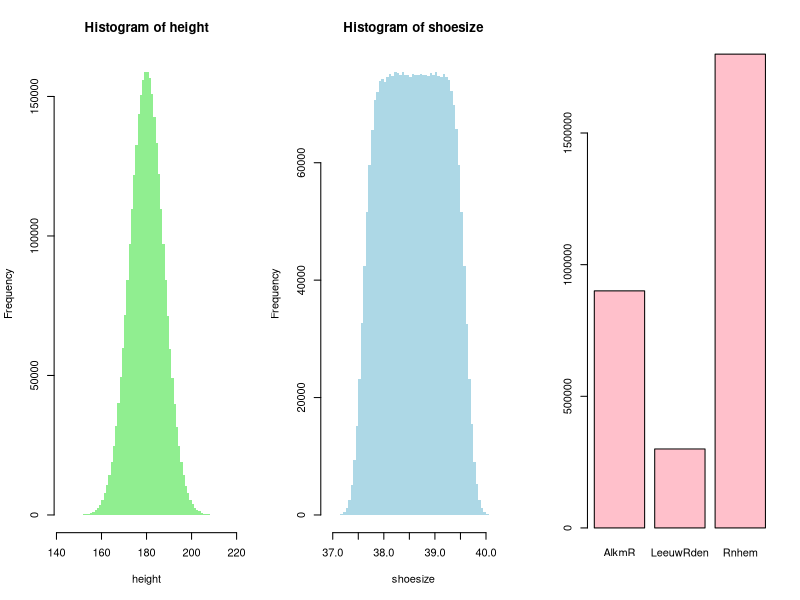
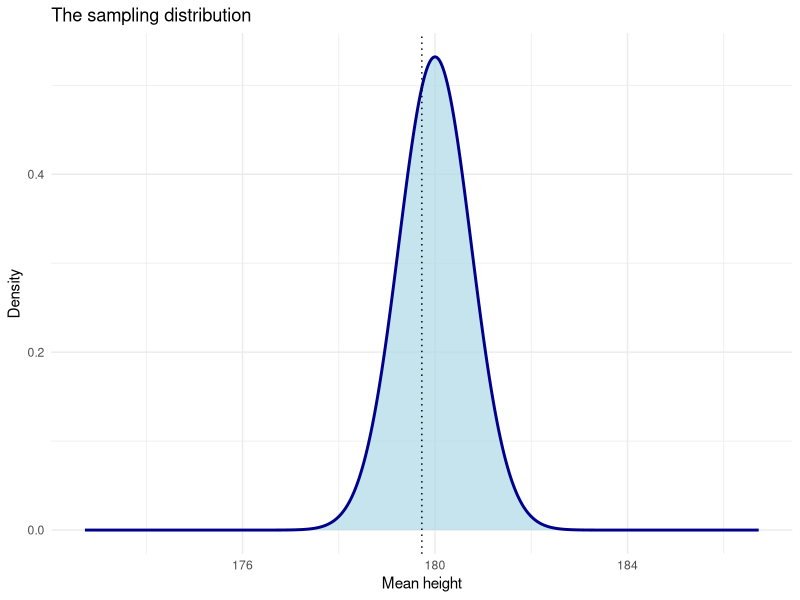
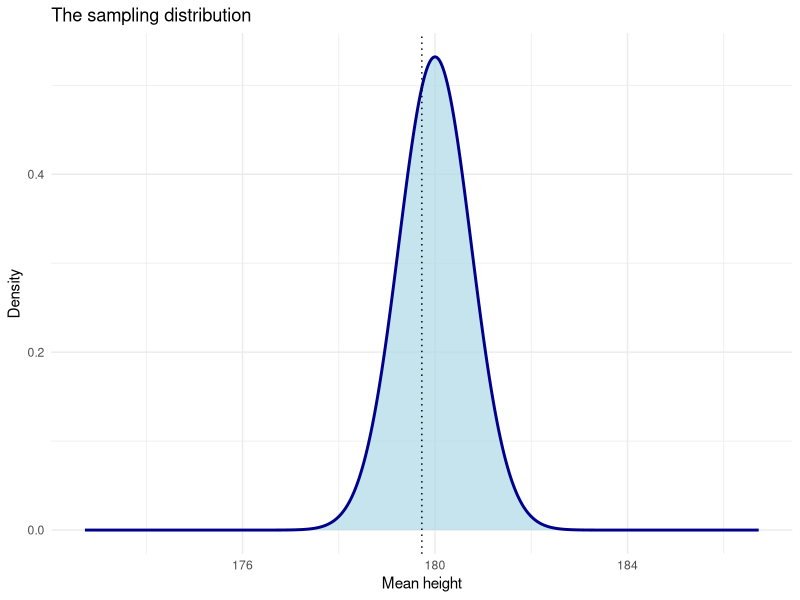
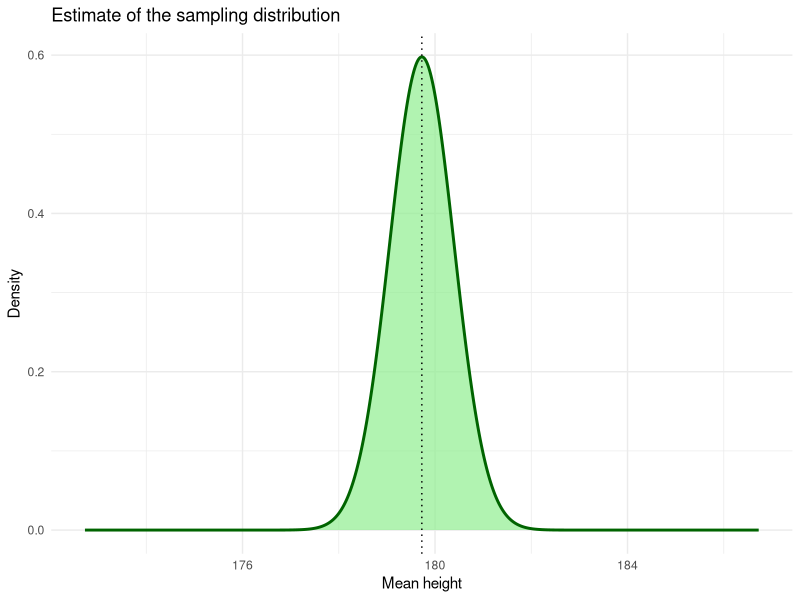
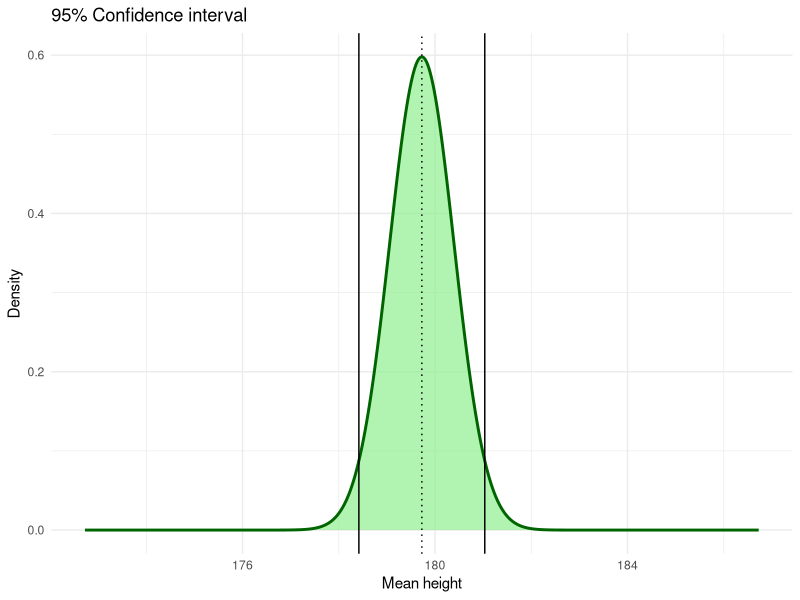
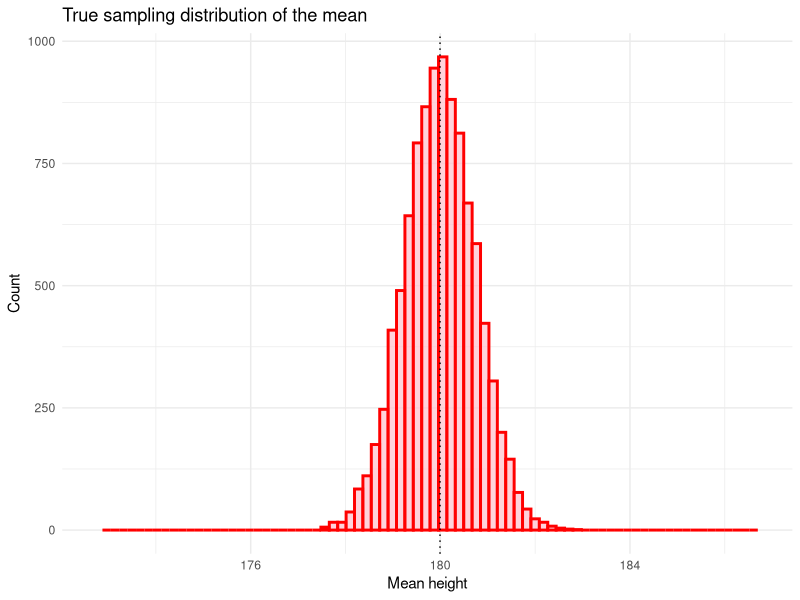
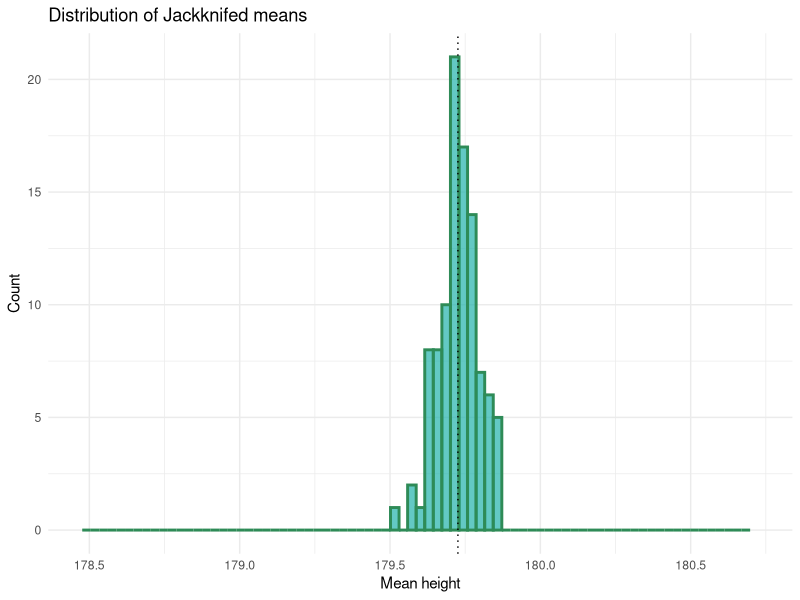
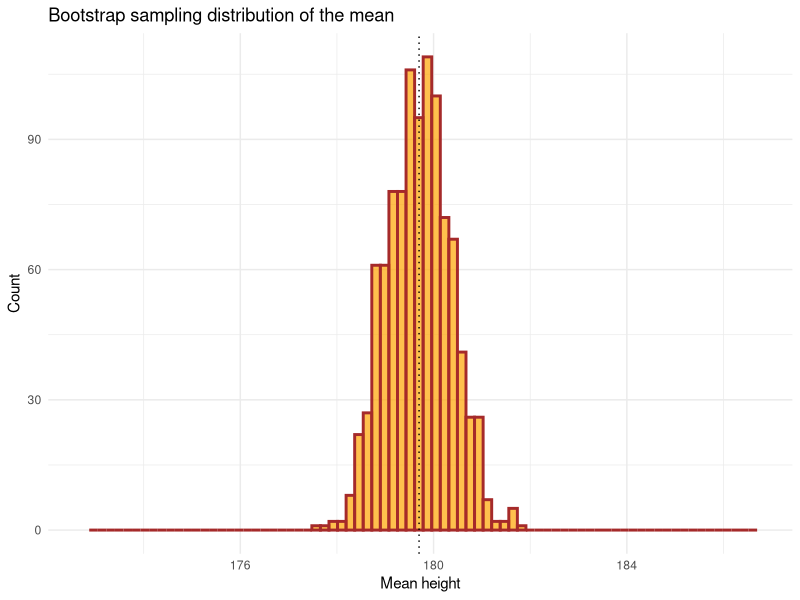

Reproduce these figures in R, in order.
## ---- chunk 1
knitr::opts_chunk$set(dev        = "png",
                      dev.args   = list(bg = "transparent"), 
                      fig.align  = "center",
                      message    = FALSE, 
                      warning    = FALSE)
RNGkind(sample.kind = "Rounding")
## ---- chunk 2
library(dplyr)    # Data manipulation
library(magrittr) # Pipes
library(ggplot2)  # Plotting suite
library(boot)     # Bootstrapping functions
## ---- chunk 3
set.seed(54321)
 
height   <- rnorm(3e6, mean = 180, sd = 7.5)
shoesize <- 35 + 0.02*height + runif(3e6, -1, 1)
city     <- sample(c("Rnhem", "AlkmR", "LeeuwRden"), size = 3e6, 
                   prob = c(0.6, 0.3, 0.1), replace = TRUE)

sumR <- data.frame(height, shoesize, city)
## ---- chunk 4
par(mfrow = c(1,3))
hist(height,   breaks = 80, col = "light green", border = "transparent")
hist(shoesize, breaks = 80, col = "light blue",  border = "transparent")
table(city) %>% barplot(col = "pink")
## ---- chunk 5
samp100 <- sample(3e6, size = 100)
sdat100 <- sumR[samp100, ]
head(sdat100)
## ---- chunk 6
m <- mean(sdat100$height)
m
## ---- chunk 7
x <- seq(m - 7, m + 7, len = 1000)
p <- 
  data.frame(x, y = dnorm(x = x, 180, .75)) %>% 
  ggplot(aes(x = x, y = y)) +
  geom_polygon(fill = "light blue", alpha = 0.7) +
  geom_line(lwd = 1, col = "dark blue") +
  geom_vline(xintercept = m, lty = 3) +
  labs(x = "Mean height", y = "Density", 
       title = "The sampling distribution",
       fill = "") +
  theme_minimal()

plot(p)
## ---- chunk 8
se <- sd(sdat100$height)/sqrt(100)
se
## ---- chunk 9
x <- seq(m - 7, m + 7, len = 1000)
p <- 
  data.frame(x, y = dnorm(x = x, 180, .75)) %>% 
  ggplot(aes(x = x, y = y)) +
  geom_polygon(fill = "light blue", alpha = 0.7) +
  geom_line(lwd = 1, col = "dark blue") +
  geom_vline(xintercept = m, lty = 3) +
  labs(x = "Mean height", y = "Density", 
       title = "The sampling distribution",
       fill = "") +
  theme_minimal()

plot(p)
## ---- chunk 10
p <- 
  data.frame(x, y = dnorm(x = x, m, se)) %>% 
  ggplot(aes(x = x, y = y)) +
  geom_polygon(fill = "light green", alpha = 0.7) +
  geom_line(lwd = 1, col = "dark green") +
  geom_vline(xintercept = m, lty = 3) +
  labs(x = "Mean height", y = "Density", 
       title = "Estimate of the sampling distribution",
       fill = "") +
  theme_minimal()

plot(p)
## ---- chunk 11
(ci <- c(m - 1.96*se, m + 1.96*se))
## ---- chunk 12
p <- 
  data.frame(x, y = dnorm(x = x, m, se)) %>% 
  ggplot(aes(x = x, y = y)) +
  geom_polygon(fill = "light green", alpha = 0.7) +
  geom_line(lwd = 1, col = "dark green") +
  geom_vline(xintercept = m, lty = 3) +
  geom_vline(xintercept = ci[1]) +
  geom_vline(xintercept = ci[2]) +
  labs(x = "Mean height", y = "Density", 
       title = "95% Confidence interval",
       fill = "") +
  theme_minimal()

plot(p)
## ---- chunk 13
means <- numeric(10000)

for (i in 1:10000) {
  
  means[i] <- mean(sumR$height[sample(3e6, size = 100)])
  
}
## ---- chunk 14
p <-
  data.frame(x = means) %>%
  ggplot(aes(x = x)) +
  xlim(m - 7, m + 7) +
  geom_histogram(lwd = 1, col = "red", fill = "pink", alpha = 0.7, bins = 80) +
  geom_vline(xintercept = mean(means), lty = 3) +
  labs(x = "Mean height", y = "Count",
       title = "True sampling distribution of the mean") +
  theme_minimal()

plot(p)
## ---- chunk 15
jknf <- numeric(100)

for (i in 1:100) jknf[i] <- mean(sdat100$height[-i])
## ---- chunk 16
p <-
  data.frame(x = jknf) %>%
  ggplot(aes(x = x)) +
  xlim(m - 1.25, m + 1) +
  geom_histogram(lwd = 1, col = "seagreen", fill = "lightseagreen", alpha = 0.7, bins = 80) +
  geom_vline(xintercept = m, lty = 3) +
  labs(x = "Mean height", 
       y = "Count", 
       title = "Distribution of Jackknifed means") +
  theme_minimal()

plot(p)
## ---- chunk 17
jkse <- sqrt(99/100*sum((jknf - mean(jknf))^2))
## ---- chunk 18
cat("Jackknife estimate:", round(jkse, 3), 
    "\nTrue standarderror: 0.750")
## ---- chunk 19
btsp <- numeric(1000)

for (i in 1:1000) btsp[i] <- mean(sdat100$height[sample(100, replace = TRUE)])
## ---- chunk 20
p <-
  data.frame(x = btsp) %>%
  ggplot(aes(x = x)) +
  xlim(m - 7, m + 7) +
  geom_histogram(lwd = 1, col = "brown", fill = "orange", alpha = 0.7, bins = 80) +
  geom_vline(xintercept = mean(btsp), lty = 3) +
  labs(x = "Mean height", y = "Count",
       title = "Bootstrap sampling distribution of the mean") +
  theme_minimal()

plot(p)
## ---- chunk 21
p <-
  data.frame(x = means) %>%
  ggplot(aes(x = x)) +
  xlim(m - 7, m + 7) +
  geom_histogram(lwd = 1, col = "red", fill = "pink", alpha = 0.7, bins = 80) +
  geom_vline(xintercept = mean(means), lty = 3) +
  labs(x = "Mean height", y = "Count",
       title = "True sampling distribution of the mean") +
  theme_minimal()

plot(p)
## ---- chunk 22
p <-
  data.frame(x = btsp) %>%
  ggplot(aes(x = x)) +
  xlim(m - 7, m + 7) +
  geom_histogram(lwd = 1, col = "brown", fill = "orange", alpha = 0.7, bins = 80) +
  geom_vline(xintercept = mean(btsp), lty = 3) +
  labs(x = "Mean height", y = "Count",
       title = "Bootstrap sampling distribution of the mean") +
  theme_minimal()

plot(p)
## ---- chunk 23
log(mean(sdat100$shoesize))
## ---- chunk 24
logm <- numeric(10000)
for (i in 1:10000) logm[i] <- log(mean(sumR$shoesize[sample(3e6, 100)]))
mlogm <- mean(logm)
## ---- chunk 25
p <-
  data.frame(x = logm) %>%
  ggplot(aes(x = x)) +
  xlim(mlogm - .01, mlogm + .01) +
  geom_histogram(lwd = 1, col = "dark grey", fill = "grey", alpha = 0.7, bins = 80) +
  geom_vline(xintercept = mean(btsp), lty = 3) +
  labs(x = "Log mean shoe size", y = "Count",
       title = "True sampling distribution of log mean shoe size") +
  theme_minimal()

plot(p)
## ---- chunk 26
blogm <- numeric(10000)
for (i in 1:10000) 
  blogm[i] <- log(mean(sdat100$shoesize[sample(100, replace = TRUE)]))

## ---- chunk 27
p <-
  data.frame(x = blogm) %>%
  ggplot(aes(x = x)) +
  xlim(mlogm - .01, mlogm + .01) +
  geom_histogram(lwd = 1, col = "brown", fill = "orange", alpha = 0.7, bins = 80) +
  geom_vline(xintercept = mean(btsp), lty = 3) +
  labs(x = "Log mean shoe size", y = "Count",
       title = "Bootstrap sampling distribution of log mean shoe size") +
  theme_minimal()

plot(p)
## ---- chunk 28
bprp <- numeric(10000)
for (i in 1:10000) 
  bprp[i] <- table(sdat100$city[sample(100, replace = TRUE)])["LeeuwRden"]/100
## ---- chunk 29
p <-
  data.frame(x = bprp) %>%
  ggplot(aes(x = x)) +
  xlim(0, .5) +
  geom_histogram(lwd = 1, col = "brown", fill = "orange", alpha = 0.7, bins = 50) +
  geom_vline(xintercept = mean(btsp), lty = 3) +
  labs(x = "Proportion of humans in LeeuwRden", y = "Count",
       title = "Bootstrap sampling distribution of proportion") +
  theme_minimal()

plot(p)
## ---- chunk 30
mystat <- function(dat, index) {
  median(dat$height[index])/mean(dat$shoesize[index])
}

bootstat <- sdat100 %>% boot(mystat, R = 1000)

# the first 10 replicates
bootstat$t[1:10]

# SE
sd(bootstat$t)
## ---- chunk 31
# 95% CI
boot.ci(bootstat)
## ---- chunk 32
# Distribution
data.frame(mystat = bootstat$t) %>% 
  ggplot(aes(x = mystat)) +
  geom_density(fill = "light seagreen") +
  xlim(4.5, 4.8) +
  theme_minimal()
